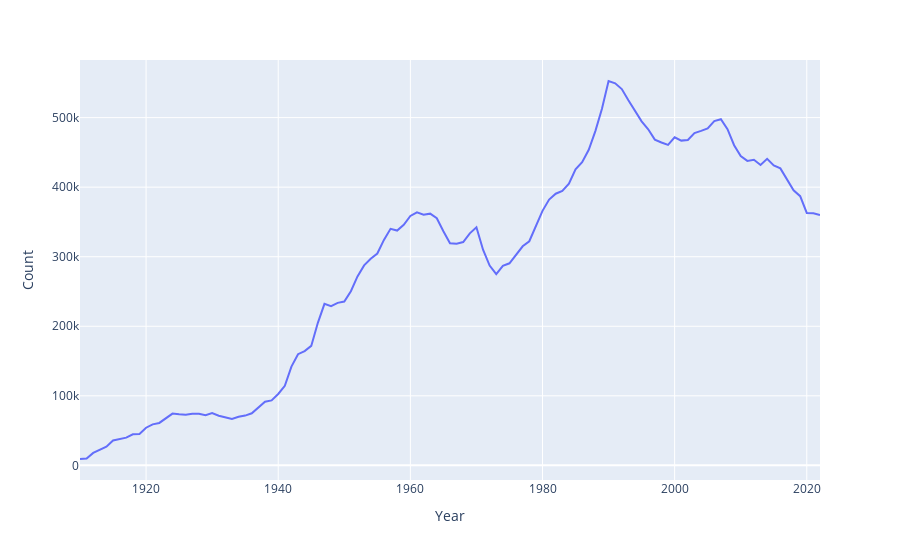

Notebook code for this chart:
### Code cell
px.line(babies_count, y = "Count")
